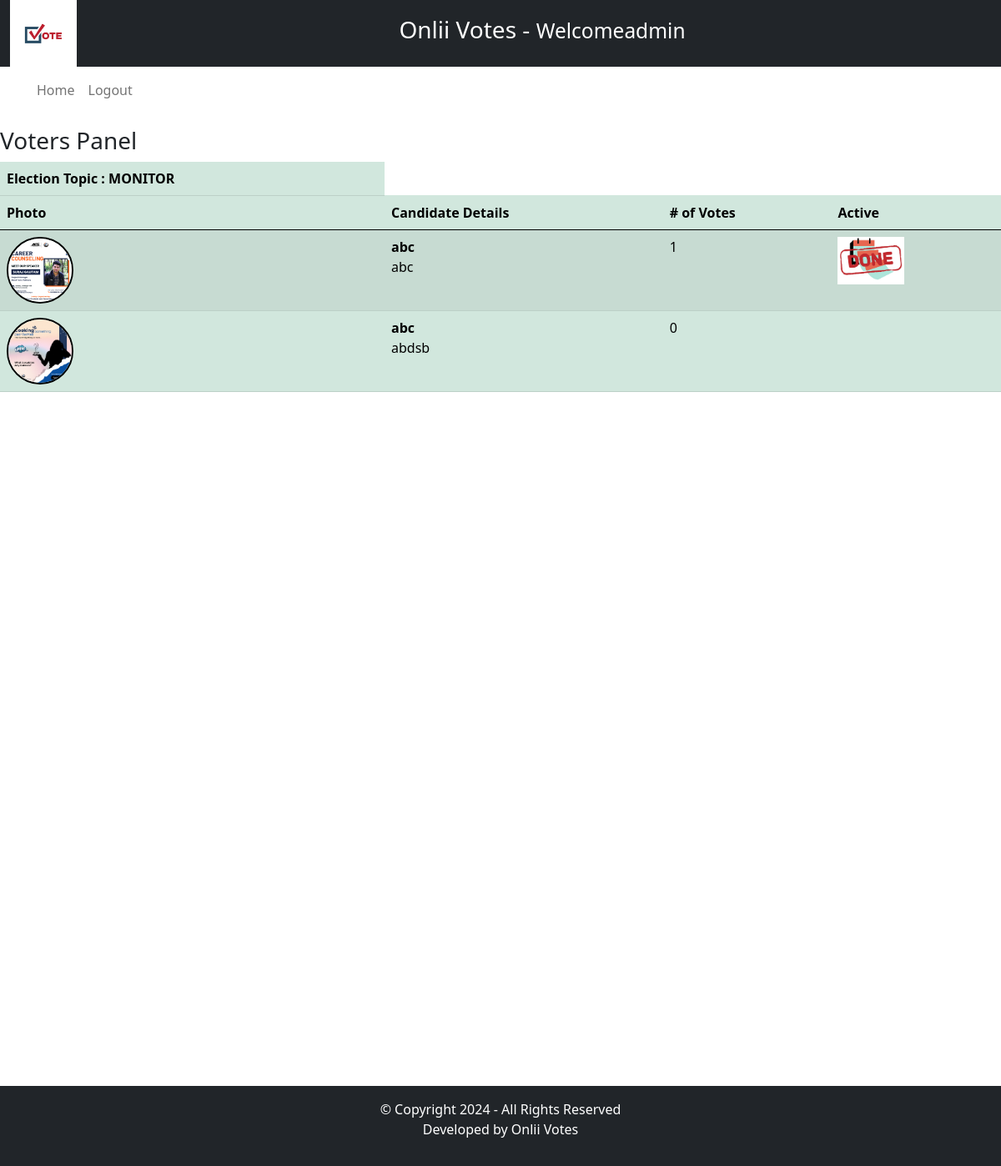
The app's page /voters/index.php (signed in) with its own data.
### tables this page shows
CREATE TABLE `elections` (
  `id` int(11) NOT NULL,
  `election_topic` varchar(255) DEFAULT NULL,
  `no_of_candidates` int(11) DEFAULT NULL,
  `starting_date` date DEFAULT NULL,
  `ending_date` date DEFAULT NULL,
  `status` varchar(45) DEFAULT NULL,
  `inserted_by` varchar(255) DEFAULT NULL,
  `inserted_on` date DEFAULT NULL
);

CREATE TABLE `candidate_details` (
  `id` int(11) NOT NULL,
  `election_id` int(11) DEFAULT NULL,
  `candidate_name` varchar(255) DEFAULT NULL,
  `candidate_detail` text DEFAULT NULL,
  `candidate_photo` text DEFAULT NULL,
  `inserted_by` varchar(255) DEFAULT NULL,
  `inserted_on` date DEFAULT NULL
);

### voters/index.php (the view, shortened to what this page needs)
<?php
        require_once("inc/header.php");
        require_once("inc/navigation.php");
?>
    <div class="row my-3">
        <div class="col-12">
            <h3> Voters Panel </h3>
                <?php
                    $fetchingActiveElections = mysqli_query($db,"SELECT * FROM elections WHERE status='Active'")or die(mysqli_error($db));
                    $fetchingActiveElectionsCount = mysqli_num_rows($fetchingActiveElections);
                    if( $fetchingActiveElectionsCount > 0)
                    {
                        while($data = mysqli_fetch_assoc($fetchingActiveElections))
                        {
                            $election_id = $data['id'];
                            $election_topic = $data['election_topic'];
                        }
                ?>
                                <table class="table table-success table-striped">
                    <thead>
                        <tr>
                            <th colspace="4">Election Topic : <?php echo strtoupper($election_topic);?></th>
                        </tr>
                        <tr>
                            <th> Photo </th>
                            <th> Candidate Details </th>
                            <th> # of Votes </th>
                            <th> Active </th>
                        </tr>
                    </thead>
                    <tbody>
                        <?php
                            $fetchingCandidates = mysqli_query($db,"SELECT * FROM candidate_details WHERE election_id='".$election_id."'")or die(mysqli_error($db));
                            while($candidateData = mysqli_fetch_assoc($fetchingCandidates))
                            {
                                $candidate_id = $candidateData['id'];
                                $candidate_photo = $candidateData['candidate_photo'];
                                $fetchingVotes = mysqli_query($db, "SELECT * FROM votings WHERE candidate_id='".$candidate_id."'")or die(mysqli_error($db));
                                $totalVotes = mysqli_num_rows($fetchingVotes);
                        ?>
                            <tr>
                                <td><img src="<?php echo $candidate_photo; ?>"  style="width:80px; height:80px; border:2px solid #000; border-radius:100%;"></td>
                                <td><?php echo "<b>".$candidateData['candidate_name'] ."</b><br/>". $candidateData['candidate_detail'] ?></td>
                                <td><?php echo $totalVotes; ?></td>
                                <td>
                        <?php
                                    $checkIfVoteCasted = mysqli_query($db,"SELECT * FROM votings WHERE voters_id ='".$_SESSION['user_id']."'AND election_id ='". $election_id ."'") or die (mysqli_error($db));
                                    $isVoteCasted = mysqli_num_rows($checkIfVoteCasted);
                                    if($isVoteCasted > 0)
                                    {
                                        $voteCastedData = mysqli_fetch_assoc($checkIfVoteCasted);
                                        $voteCastedToCandidate = $voteCastedData['candidate_id'];
                                        if($voteCastedToCandidate == $candidate_id){
                        ?>
                                            <img src="../assets/images/voted.jpg" width="80px;">
                        <?php
                                        }
                                    }else {
                        ?>
                                        <button class="btn btn-md btn-success" onclick="CastVote(<?php echo $election_id; ?>, <?php echo $candidate_id; ?>, <?php echo $_SESSION['user_id']; ?>)">Vote</button>
                        <?php
                                    }
                        ?>
                                </td>
                        <?php
                            }
                        ?>
                    </tbody>
                </table>
                <?php
                    }else{
                        echo "No Active Elections";
                    }
                ?>
        </div>
    </div>
<?php
        require_once("inc/footer.php");
?>

### records on screen
elections: election_topic "MONITOR"
candidate_details: candidate_photo (picture), candidate_name "abc", candidate_detail "abc", totalVotes "1"
candidate_details: candidate_photo (picture), candidate_name "abc", candidate_detail "abdsb", totalVotes "0"

### other values on screen
$_SESSION['username'] "admin"
